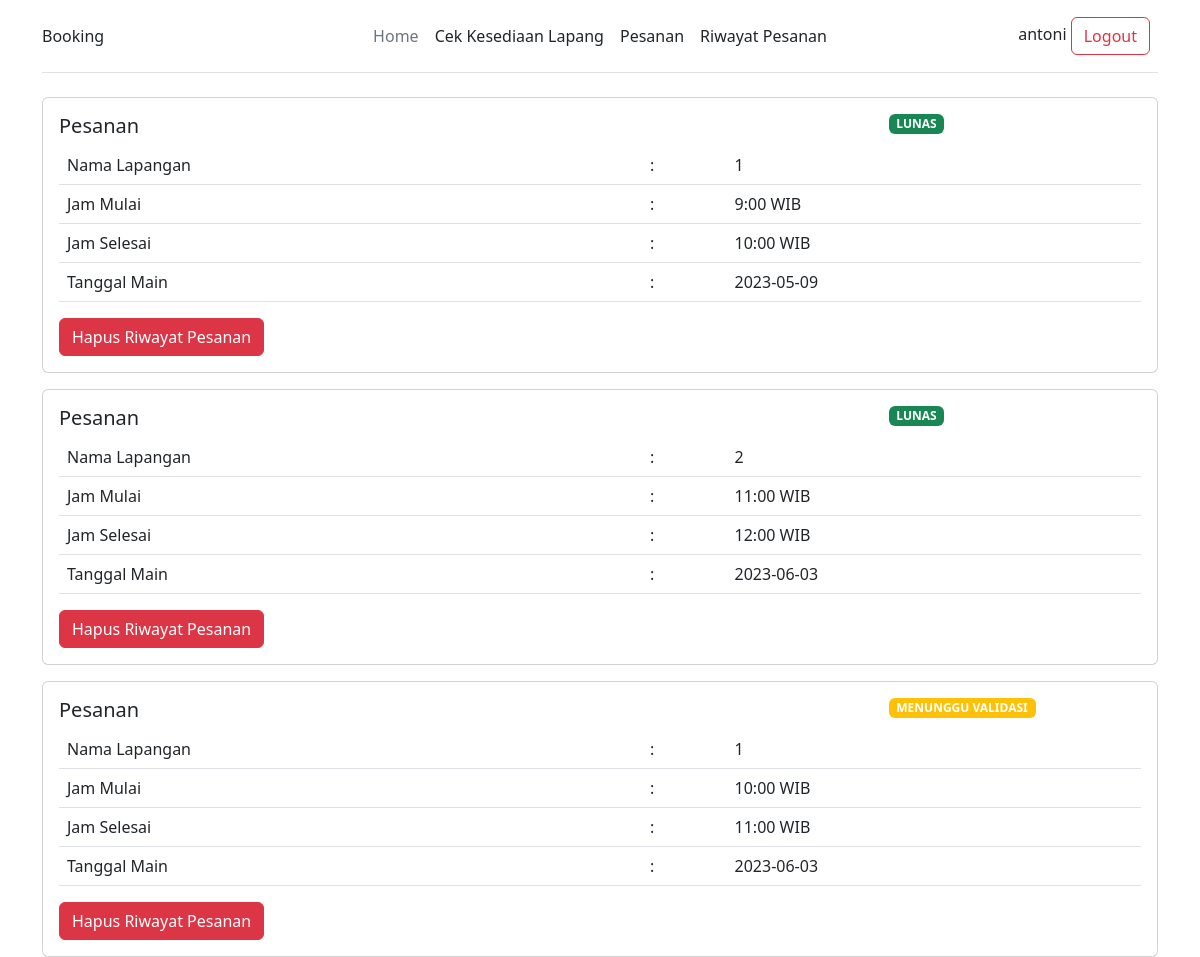
Screenshot of /riwayat-pesanan.php (signed in) with the database file from the repository.
### tables this page shows
CREATE TABLE `pemesanan` (
  `id` int(11) NOT NULL,
  `id_lapangan` int(11) NOT NULL,
  `id_user` int(11) NOT NULL,
  `tanggal` date NOT NULL,
  `waktu` int(11) NOT NULL,
  `status` varchar(50) NOT NULL,
  `expired` timestamp NOT NULL DEFAULT current_timestamp() ON UPDATE current_timestamp()
);

### riwayat-pesanan.php (the view, shortened to what this page needs)
<?php
require_once('config.php');
$id = $_SESSION['id'];
$query = "SELECT * FROM pemesanan WHERE id_user = '$id' AND NOT status='MENUNGGU PEMBAYARAN'";
$result = mysqli_query($conn, $query);
require_once('components/head.php');
require_once('components/nav.php');
?>
<div class="container">
    <?php while($row = mysqli_fetch_assoc($result)) :?>
        <?php
            if($row['status'] == "MENUNGGU PEMBAYARAN"){
                $status = 'bg-primary';
            }else if($row['status'] == "LUNAS"){
                $status = 'bg-success';
            }else if($row['status'] == "MENUNGGU VALIDASI"){
                $status = 'bg-warning';
            }else{
                $status = 'bg-danger';
            }
        ?>
        <div class="card mt-3">
            <div class="card-body">
                <div class="row">
                    <div class="col-sm-9">
                        <h5 class="card-title">Pesanan</h5>
                    </div>
                    <div class="col-sm-3">
                        <span class="badge <?=$status?>"><?= $row['status'] ?></span>
                    </div>
                </div>
                <div class="row">
                    <div class="col-sm-12">
                    <table class="table table-responsive">
                    <tr>
                        <td>Nama Lapangan</td>
                        <td>:</td>
                        <td><?= $row['id_lapangan'] ?></td>
                    </tr>
                    <tr>
                        <td>Jam Mulai</td>
                        <td>:</td>
                        <td><?= $row['waktu']+8 ?>:00  WIB</td>
                    </tr>
                    <tr>
                        <td>Jam Selesai</td>
                        <td>:</td>
                        <td><?= $row['waktu']+9 ?>:00 WIB</td>
                    </tr>
                    <tr>
                        <td>Tanggal Main</td>
                        <td>:</td>
                        <td><?= $row['tanggal'] ?></td>
                    </tr>
                </table>
                    </div>
                </div>
                    <a id="hapusBtn" onclick="hapusRiwayat(<?= $row['id']?>)" class="btn btn-danger">Hapus Riwayat Pesanan</a>
            </div>
        </div>
    <?php endwhile ?>
</div>

### rows the page displays
pemesanan: status "LUNAS", id_lapangan "1", $row['waktu']+8 "9", $row['waktu']+9 "10", tanggal "2023-05-09"
pemesanan: status "LUNAS", id_lapangan "2", $row['waktu']+8 "11", $row['waktu']+9 "12", tanggal "2023-06-03"
pemesanan: status "MENUNGGU VALIDASI", id_lapangan "1", $row['waktu']+8 "10", $row['waktu']+9 "11", tanggal "2023-06-03"

### other values shown
$_SESSION['username'] "antoni"
